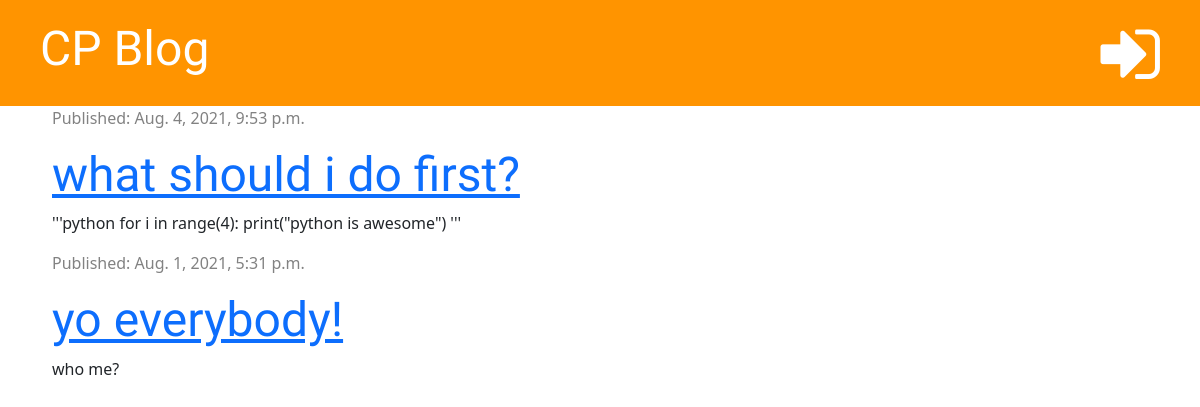
The app's page /blogs/ with its own data.
### blogs/models.py (models this page shows, shortened)
class Post(models.Model):
    author = models.ForeignKey('auth.User', on_delete=models.CASCADE)
    title = models.CharField(max_length=200)
    text = models.TextField()
    created_date = models.DateTimeField(default=timezone.now)
    published_date = models.DateTimeField(blank=True, null=True)

### blogs/views.py (the view)
# urls.py: path('', views.post_list, name='post_list'),
def post_list(request):
    posts=Post.objects.filter(published_date__lte=timezone.now()).order_by('-published_date')
    context = {'posts': posts}
    return render(request, 'blogs/post_list.html', context)

### blogs/templates/blogs/post_list.html (shortened to what this page needs)
{% extends 'blogs/base.html' %}
{% block content %}
<div class="content container">
    <div class="row">
        <div class="col-md-8">
        {% for post in posts %}
        <div>
            <div class='date'>
                <p>Published: {{post.published_date}}</p>
            </div>
            <h2><a href="{% url 'blogs:post_detail' pk=post.pk %}">{{post.title}}</a></h2>
            <p>{{post.text }}</p>
        </div>
        </div>
        <br>
        {% endfor %}
    </div>
</body>
</html>
{% endblock %}

### blogs/static/blogs/style.css (style rules this page uses)
h1, h2, h3, h4, h5, h6 { font-family: 'Tangerine', 'Inconsolata', 'Droid Sans', serif; font-size: 48px }
.content { margin-left: 40px; }
.date { color: #828282; }

### records on screen
Post: published_date "Aug. 4, 2021, 9:53 p.m.", title "what should i do first?", text "'''python for i in range(4): print(\"python is awesome\") '''"
Post: published_date "Aug. 1, 2021, 5:31 p.m.", title "yo everybody!", text "who me?"
